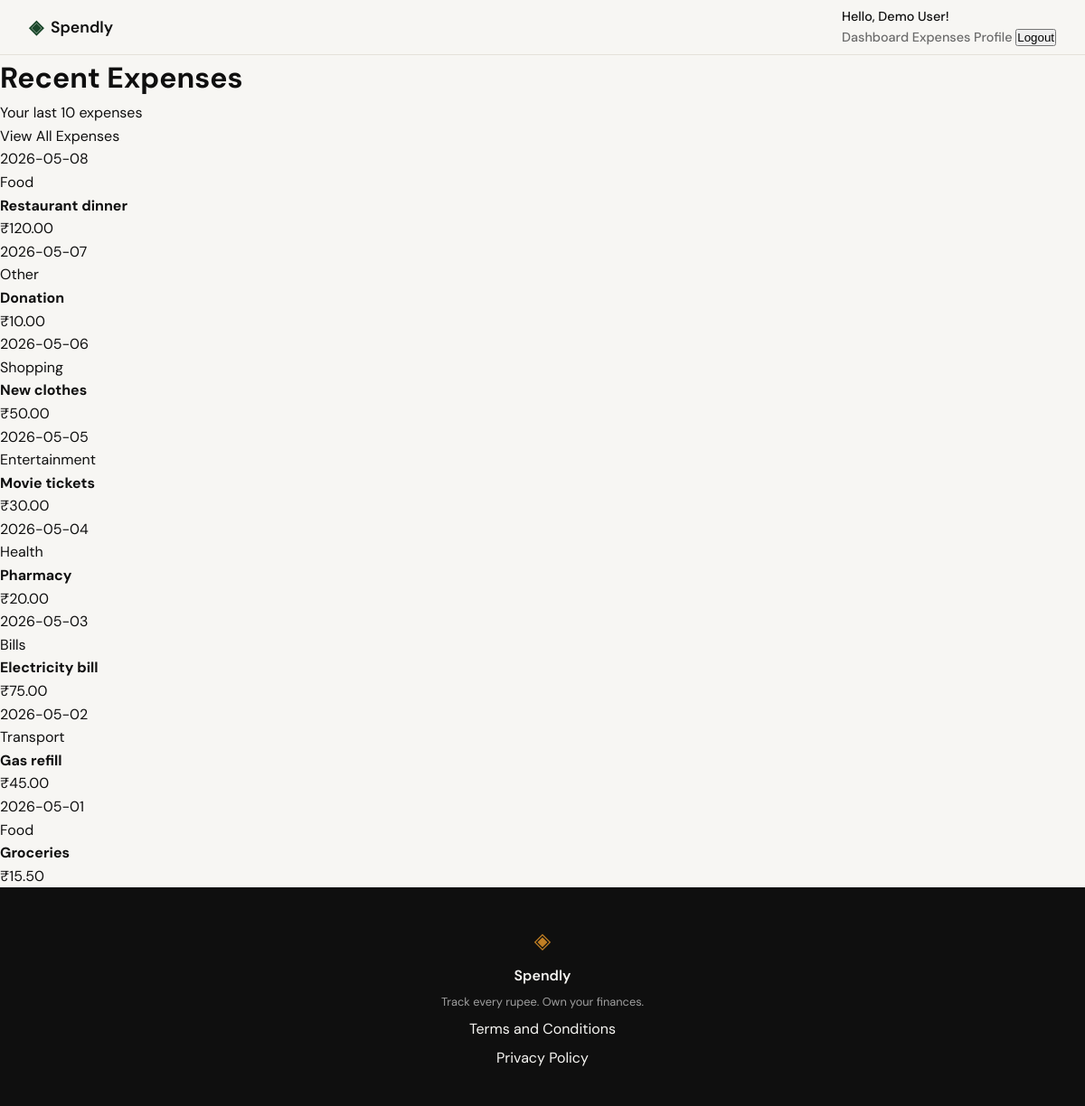
The app's page /expenses/recent (signed in) with its own data.
### tables this page shows
CREATE TABLE expenses (
            id INTEGER PRIMARY KEY AUTOINCREMENT,
            user_id INTEGER NOT NULL,
            amount REAL NOT NULL,
            category TEXT NOT NULL,
            date TEXT NOT NULL,
            description TEXT,
            created_at TEXT DEFAULT CURRENT_TIMESTAMP,
            FOREIGN KEY (user_id) REFERENCES users (id)
        );

### app.py (the view)
@app.route("/expenses/recent")
@login_required
def expenses_recent():
    user_id = session.get('user_id')
    conn = get_db()
    try:
        cursor = conn.cursor()
        cursor.execute(
            """SELECT id, amount, category, date, description, created_at
               FROM expenses
               WHERE user_id = ?
               ORDER BY date DESC, created_at DESC
               LIMIT 10""",
            (user_id,)
        )
        expenses = cursor.fetchall()
        return render_template("expenses_recent.html", expenses=expenses)
    except Exception as e:
        return render_template("error.html", error="Unable to load recent expenses"), 500
    finally:
        conn.close()

### app.py (called while the page is built)
def login_required(f):
    @wraps(f)
    def decorated_function(*args, **kwargs):
        if 'user_id' not in session:
            return redirect(url_for('login'))
        return f(*args, **kwargs)
    return decorated_function

### database/db.py (called while the page is built)
def get_db():
    conn = sqlite3.connect('spendly.db')
    conn.row_factory = sqlite3.Row
    conn.execute('PRAGMA foreign_keys = ON')
    return conn

### templates/expenses_recent.html (shortened to what this page needs)
{% extends "base.html" %}
{% block content %}
<div class="recent-expenses-container">
    <div class="recent-expenses-header">
        <h1>Recent Expenses</h1>
        <p>Your last 10 expenses</p>
        <div class="recent-expenses-actions">
            <a href="{{ url_for('expenses') }}" class="btn btn-outline">View All Expenses</a>
        </div>
    </div>
    {% if expenses|length > 0 %}
    <div class="recent-expenses-list">
        {% for expense in expenses %}
        <div class="expense-item">
            <div class="expense-item-info">
                <div class="expense-item-date">{{ expense.date }}</div>
                <div class="expense-item-category">
                    <span class="category-tag category-{{ expense.category|lower|replace(' ', '-') }}">
                        {{ expense.category }}
                    </span>
                </div>
                <div class="expense-item-description">
                    <strong>{{ expense.description or 'No description' }}</strong>
                </div>
            </div>
            <div class="expense-item-amount">
                ₹{{ "%.2f"|format(expense.amount) }}
            </div>
        </div>
        {% endfor %}
    </div>
    {% else %}
    <div class="empty-state">
        <h2>No recent expenses</h2>
        <p>You haven't recorded any expenses yet.</p>
        <a href="{{ url_for('add_expense') }}" class="btn btn-primary">Add Your First Expense</a>
    </div>
    {% endif %}
</div>
{% endblock %}

### templates/base.html (shortened to what this page needs)
<!DOCTYPE html>
<html lang="en">
<head>
    <link rel="stylesheet" href="{{ url_for('static', filename='css/style.css') }}">
</head>
<body>
    <nav class="navbar">
        <div class="nav-inner">
            <a href="{{ url_for('landing') }}" class="nav-brand">
                <span class="brand-icon">◈</span>
                <span class="brand-name">Spendly</span>
            </a>
            <div class="nav-links">
                {% if session.user_id %}
                <div class="user-menu">
                    <span class="user-greeting">Hello, {{ session.user_name }}!</span>
                    <nav class="user-nav">
                        <a href="{{ url_for('dashboard') }}">Dashboard</a>
                        <a href="{{ url_for('expenses') }}">Expenses</a>
                        <a href="{{ url_for('profile') }}">Profile</a>
                        <form action="{{ url_for('logout') }}" method="POST" style="display: inline;">
                            <button type="submit" class="nav-link logout-btn">Logout</button>
                        </form>
                    </nav>
                </div>
                {% else %}
                <a href="{{ url_for('login') }}">Sign in</a>
                <a href="{{ url_for('register') }}" class="nav-cta">Get started</a>
                {% endif %}
            </div>
        </div>
    </nav>
    <main class="main-content">
        {% block content %}{% endblock %}
    </main>
    <footer class="footer">
        <div class="footer-inner">
            <span class="brand-icon">◈</span>
            <span class="footer-name">Spendly</span>
            <p class="footer-copy">Track every rupee. Own your finances.</p>
            <a href="/terms">Terms and Conditions</a>
            <a href="/privacy">Privacy Policy</a>
        </div>
    </footer>
</body>
</html>

### static/css/style.css (style rules this page uses)
:root { --ink: #0f0f0f; --ink-soft: #2d2d2d; --ink-muted: #6b6b6b; --ink-faint: #a0a0a0; --paper: #f7f6f3; --paper-warm: #f0ede6; --paper-card: #ffffff; --accent: #1a472a; --accent-light: #e8f0eb; --accent-2: #c17f24; --accent-2-light: #fdf3e3; --danger: #c0392b; --danger-light: #fdecea; --border: #e4e1da; --border-soft: #eeebe4; --font-display: 'DM Serif Display', Georgia, serif; --font-body: 'DM Sans', system-ui, sans-serif; --max-width: 1200px; --auth-width: 440px; --radius-sm: 6px; --radius-md: 12px; --radius-lg: 20px; }
*, *::before, *::after { box-sizing: border-box; margin: 0; padding: 0; }
html { font-size: 16px; scroll-behavior: smooth; }
body { background: var(--paper); color: var(--ink); font-family: var(--font-body); font-size: 1rem; line-height: 1.6; -webkit-font-smoothing: antialiased; }
a { color: inherit; text-decoration: none; }
.navbar { position: sticky; top: 0; z-index: 100; background: var(--paper); border-bottom: 1px solid var(--border); padding: 0 2rem; }
.nav-inner { max-width: var(--max-width); margin: 0 auto; height: 60px; display: flex; align-items: center; justify-content: space-between; }
.nav-brand { display: flex; align-items: center; gap: 0.5rem; font-family: var(--font-body); font-weight: 600; font-size: 1.1rem; color: var(--ink); }
.brand-icon { color: var(--accent); font-size: 1.3rem; }
.brand-name { color: var(--ink); }
.nav-links { display: flex; align-items: center; gap: 1.5rem; font-size: 0.9rem; font-weight: 500; }
.nav-links a { color: var(--ink-muted); transition: color 0.2s; }
.main-content { min-height: calc(100vh - 60px - 100px); }
.footer { background: var(--ink); color: var(--paper); padding: 2.5rem 2rem; text-align: center; }
.footer-inner { display: flex; flex-direction: column; align-items: center; gap: 0.4rem; }
.footer .brand-icon { color: var(--accent-2); font-size: 1.5rem; }
.footer-name { font-weight: 600; font-size: 1rem; }
.footer-copy { font-size: 0.8rem; color: var(--ink-faint); }

### records on screen
expenses: date "2026-05-08", category "Food", description "Restaurant dinner", amount "120.00"
expenses: date "2026-05-07", category "Other", description "Donation", amount "10.00"
expenses: date "2026-05-06", category "Shopping", description "New clothes", amount "50.00"
expenses: date "2026-05-05", category "Entertainment", description "Movie tickets", amount "30.00"
expenses: date "2026-05-04", category "Health", description "Pharmacy", amount "20.00"
expenses: date "2026-05-03", category "Bills", description "Electricity bill", amount "75.00"
expenses: date "2026-05-02", category "Transport", description "Gas refill", amount "45.00"
expenses: date "2026-05-01", category "Food", description "Groceries", amount "15.50"

### other values on screen
{{ session.user_name }} "Demo User"
